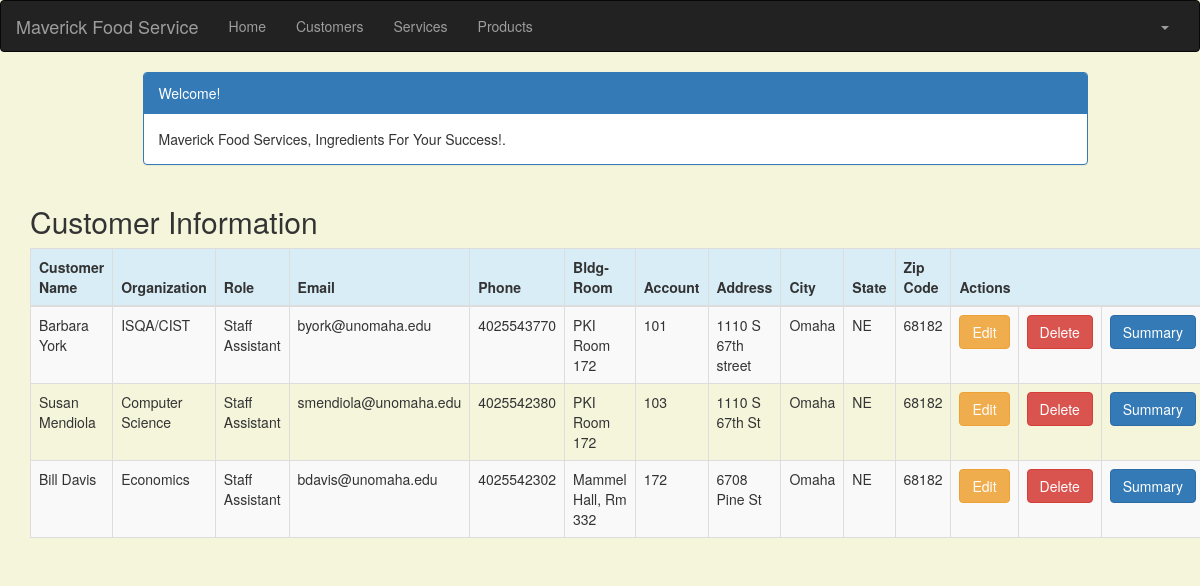
/customer_list (signed in), run on the app's committed database.
### crm/models.py (models this page shows, shortened)
class Customer(models.Model):
    cust_name = models.CharField(max_length=50)
    organization = models.CharField(max_length=100, blank=True)
    role = models.CharField(max_length=100)
    email = models.EmailField(max_length=100)
    bldgroom = models.CharField(max_length=100)
    address = models.CharField(max_length=200)
    account_number = models.IntegerField(blank=False, null=False)
    city = models.CharField(max_length=50)
    state = models.CharField(max_length=50)
    zipcode = models.CharField(max_length=10)
    phone_number = models.CharField(max_length=50)
    created_date = models.DateTimeField(
        default=timezone.now)
    updated_date = models.DateTimeField(auto_now_add=True)

### crm/views.py (the view)
# urls.py: path('customer_list', views.customer_list, name='customer_list'),
@login_required
def customer_list(request):
    customer = Customer.objects.filter(created_date__lte=timezone.now())
    return render(request, 'crm/customer_list.html',
                 {'customers': customer})

### templates/crm/customer_list.html (shortened to what this page needs)
<!DOCTYPE html>
<html lang="en">
{% extends 'crm/base.html' %}
{% block content %}
    <html>
    <head>
        <link rel="stylesheet" href="https://maxcdn.bootstrapcdn.com/bootstrap/3.3.4/css/bootstrap.min.css">
    </head>
    <body>
<div class="container">
        <div class="row">
            <div class="col-md-10 col-md-offset-1">
                <div class="panel panel-primary">
                    <div class="panel-heading">Welcome!</div>
                    <div class="panel-body">
                        Maverick Food Services, Ingredients For Your Success!.
                    </div>
                </div>
            </div>
        </div>
    </div>
    <div class="row">
        <h2 style="padding-left: 15Px">Customer Information</h2>
    </div>
    <div>
        <table class="table table-striped table-bordered table-hover">
            <thead>
            <tr class="bg-info">
                <th>Customer Name</th>
                <th>Organization</th>
                <th>Role</th>
                <th>Email</th>
                <th>Phone</th>
                <th>Bldg-Room</th>
                <th>Account</th>
                <th>Address</th>
                <th>City</th>
                <th>State</th>
                <th>Zip Code</th>
                <th colspan="3">Actions</th>
            </tr>
            </thead>
            <tbody>
            {% for customer in customers %}
                <tr>
                    <td>{{ customer.cust_name }}</td>
                    <td>{{ customer.organization }}</td>
                    <td>{{ customer.role }}</td>
                    <td>{{ customer.email }}</td>
                    <td>{{ customer.phone_number }}</td>
                    <td>{{ customer.bldgroom }}</td>
                    <td>{{ customer.account_number }}</td>
                    <td>{{ customer.address }}</td>
                    <td>{{ customer.city }}</td>
                    <td>{{ customer.state }}</td>
                    <td>{{ customer.zipcode }}</td>
                    <td><a href="{% url 'crm:customer_edit' pk=customer.pk %}" class="btn btn-warning">Edit</a>
                   <td><a href="{% url 'crm:customer_delete' pk=customer.pk %}"
                          onclick="return confirm('Are you sure you want to delete?')"
                          class="btn btn-danger">Delete</a>
                   </td>
                  <td><a href="{% url 'crm:summary' pk=customer.pk %}"
                           class="btn btn-primary">Summary</a>
                </tr>
            {% endfor %}
            </tbody>
        </table>
    </div>
    </body>
    </html>
{% endblock %}

### templates/crm/customer_list.html (style rules this page uses)
body { background-color: beige; }

### data on the page
Customer: cust_name "Barbara York", organization "ISQA/CIST", role "Staff Assistant", email "byork@unomaha.edu", phone_number "4025543770", bldgroom "PKI Room 172", account_number "101", address "1110 S 67th street", city "Omaha", state "NE", zipcode "68182"
Customer: cust_name "Susan Mendiola", organization "Computer Science", role "Staff Assistant", email "smendiola@unomaha.edu", phone_number "4025542380", bldgroom "PKI Room 172", account_number "103", address "1110 S 67th St", city "Omaha", state "NE", zipcode "68182"
Customer: cust_name "Bill Davis", organization "Economics", role "Staff Assistant", email "bdavis@unomaha.edu", phone_number "4025542302", bldgroom "Mammel Hall, Rm 332", account_number "172", address "6708 Pine St", city "Omaha", state "NE", zipcode "68182"
